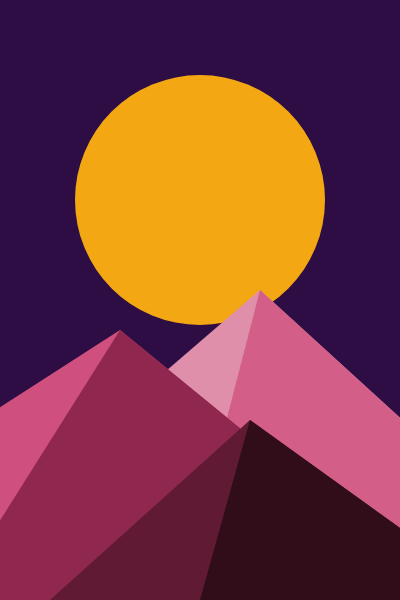
Frame 1 (no input)
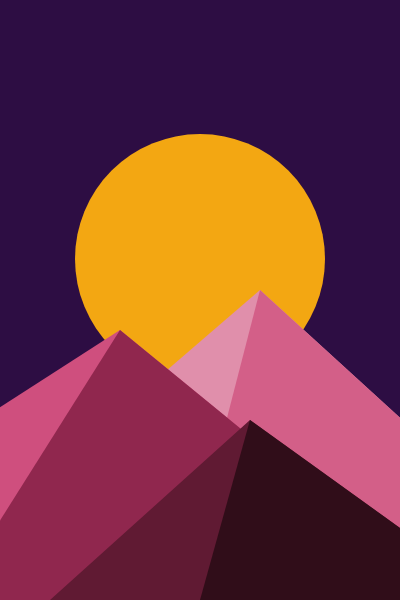
Frame 60 (no input)
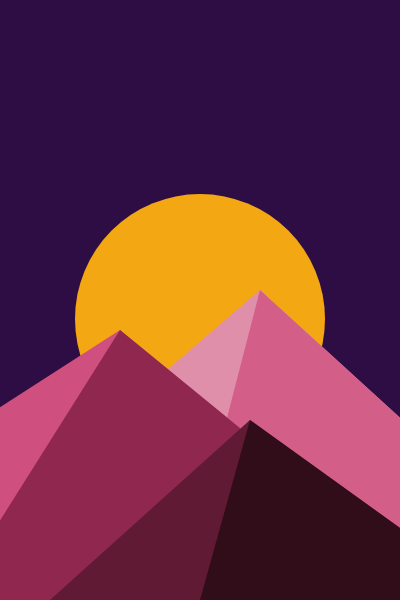
Frame 120 (the mouse pressed at the canvas centre since frame 60)

The p5.js sketch that drew these frames (run headless with seeded random() and noise() and a simulated clock; from frame 60 on, the mouse is pressed at the canvas centre):

// p5.js sketch
// ── sketch.js
let xMax = 400;
let yMax = 600;
let xSole = xMax/2;
let ySole = yMax/2 -100;

function setup() {
  createCanvas(xMax, yMax);
}

function draw() {
  background(45, 13, 67);

  push(); //sole
  fill(243, 167, 18);
  noStroke();
  circle(xSole, ySole, 250);
  pop();

  push();
  fill(224, 143, 171);  //prima piramide
  noStroke();
  triangle(-100, yMax, 260, 290, xMax + 200, yMax);
  
  fill(211, 95, 136);
  noStroke();
  triangle(180, yMax, 260, 290, xMax + 200, yMax);

  fill(207, 79, 126); //seconda piramide
  noStroke();
  triangle(-300, yMax, 120, 330, xMax + 50, yMax);

  fill(144, 39, 78);
  noStroke();
  triangle(-50, yMax, 120, 330, xMax + 50, yMax);

  fill(96, 26, 51); //terza piramide
  noStroke();
  triangle(50, yMax, 250, 420, xMax + 100, yMax);

  fill(48, 13, 25);
  noStroke();
  triangle(200, yMax, 250, 420, xMax + 100, yMax);
  pop();

  ySole = ySole + 1; //animazione
  if(ySole > yMax + 110){
    ySole = -110
  }
}
